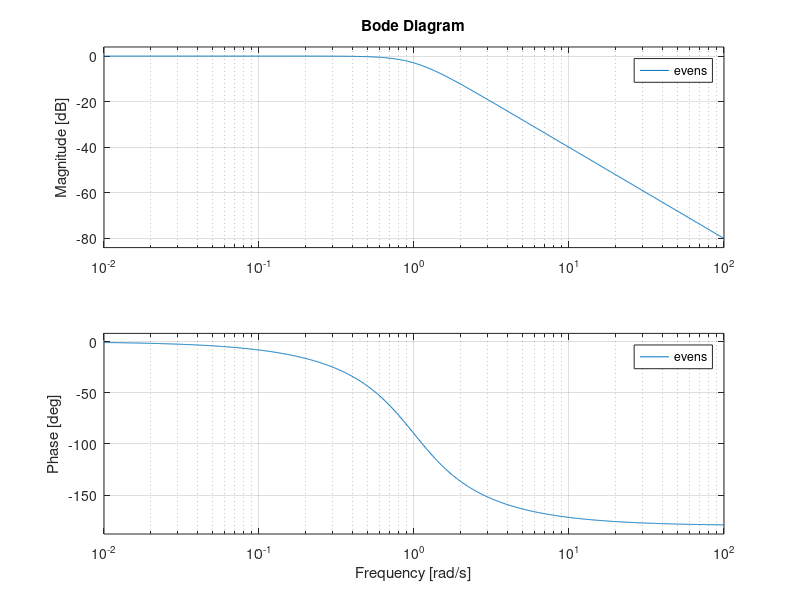

The MATLAB source for this figure: (Note: this script raises an error after producing the figure.)
clc;
clear;
close all;
i=1;% iterator for tfArray
n1=2;
n2=8;
for n=n1:n2 % generate the Bessel's filters of order 2 to 8
    odds=tf(1,[1,1]);% just init 
    evens=1;% same
    if mod(n,2) % if not even
        stop=(n+1)/2; 
        for k=2:stop %calculate product of k tfs
            ak(k)=2*cos(((k-1)/n)*pi); % cooficients
            bk(k)=1;
            H=tf(1,[bk(k),ak(k),1]);
            odds=odds*H;
        end 
        bode(odds);
        hold on
        tfArray(i)=odds;
        i=i+1;
    else % if even
        stop=n/2;
        for k=1:stop 
           ak(k)=2*cos((2*k-1)/(2*n)*pi);
           bk(k)=1;
           H=tf(1,[bk(k),ak(k),1]);
           evens=evens*H;
        end
        bode(evens);
        tfArray(i)=evens;
        i=i+1;
        
    end
end
figure(2);
stop=(n2-n1+1);
for i=1:stop % display poles of all orders on one plot
    pzmap(tfArray(i))
    hold on
end
legend('2','3','4','5','6','7','8')% hardcoded, being too lazy :{

    
    
 